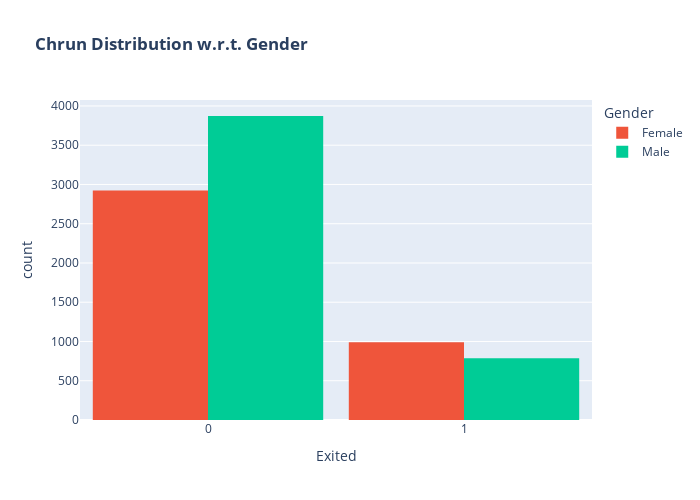

Notebook source saved alongside this figure:
### Markdown cell above
Most customer that exit has only one product which make sense.

### Code cell
import plotly.express as px

# Gender Count by Exited Status

fig = px.histogram(churn_data, x="Exited", color="Gender", barmode="group",  title="<b>Chrun Distribution w.r.t. Gender</b>")
fig.update_layout(width=700, height=500, bargap=0.1)
fig.show()

### Figure 1 — Plotly figure (JSON) as saved in the notebook; plotly's stock layout.template omitted (floating-point values rounded to 4 significant figures; data arrays with more than 128 entries replaced by an {"elided": "..."} marker saying what was removed)
{"data": [{"alignmentgroup": "True", "bingroup": "x", "hovertemplate": "Gender=Female<br>Exited=%{x}<br>count=%{y}<extra></extra>", "legendgroup": "Female", "marker": {"color": "#EF553B", "pattern": {"shape": ""}}, "name": "Female", "offsetgroup": "Female", "orientation": "v", "showlegend": true, "type": "histogram", "x": {"elided": "3914 int values"}, "xaxis": "x", "yaxis": "y"}, {"alignmentgroup": "True", "bingroup": "x", "hovertemplate": "Gender=Male<br>Exited=%{x}<br>count=%{y}<extra></extra>", "legendgroup": "Male", "marker": {"color": "#00cc96", "pattern": {"shape": ""}}, "name": "Male", "offsetgroup": "Male", "orientation": "v", "showlegend": true, "type": "histogram", "x": {"elided": "4657 int values"}, "xaxis": "x", "yaxis": "y"}], "layout": {"bargap": 0.1, "barmode": "group", "height": 500, "legend": {"title": {"text": "Gender"}, "tracegroupgap": 0}, "title": {"text": "<b>Chrun Distribution w.r.t. Gender</b>"}, "width": 700, "xaxis": {"anchor": "y", "domain": [0, 1], "title": {"text": "Exited"}}, "yaxis": {"anchor": "x", "domain": [0, 1], "title": {"text": "count"}}}}
